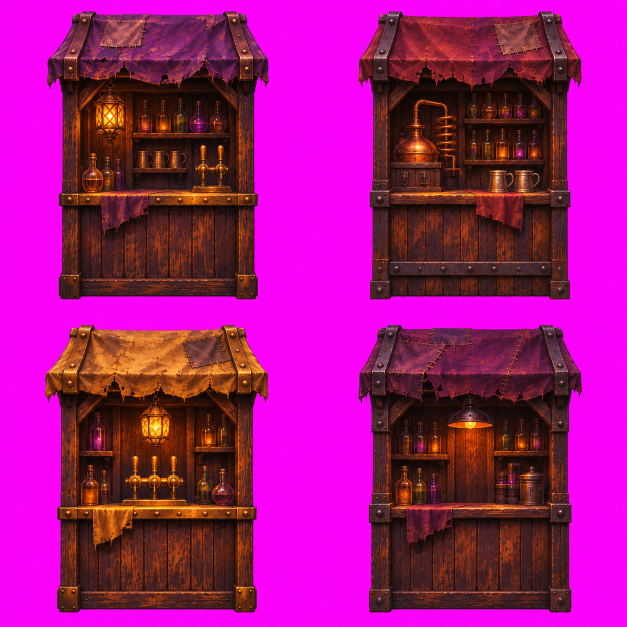
#> input picture sequel/art/painted_bt_src/street_bars_generated_20261109.png, 1254 x 1254 px (shown at 1/2 size)
$ python prepare_world_art.py
#> lines starting #> are read from the running program, lines starting #| are printed output that depends on the picture; after the words box and inside, x2 and y2 are one past the last pixel; in counts of white or black regions, pixels touching at a corner belong together
"""Deterministic split/key of generated static street bars; no resizing or repainting."""
from pathlib import Path
import json,hashlib
import numpy as np
from scipy import ndimage
from PIL import Image
ROOT=Path(__file__).resolve().parents[1]
src=ROOT/'art/painted_bt_src/street_bars_generated_20261109.png'
im=Image.open(src).convert('RGB');w,h=im.size;report=[]
#> further down, im is the input picture: PIL image 1254x1254 RGB; mean R, G, B 160, 22.2, 125.8
#> after `w, h = im.size`: w = 1254; h = 1254
for i,name in enumerate(['sbar_a','sbar_b','sbar_c','sbar_d']):
 x0=(i%2)*w//2;y0=(i//2)*h//2;x1=((i%2)+1)*w//2;y1=((i//2)+1)*h//2
 rgb=np.asarray(im.crop((x0,y0,x1,y1)));r,g,b=(rgb[:,:,j].astype(np.int16) for j in range(3))
 key=(r>180)&(b>180)&(g<100)&(r-g>110)&(b-g>110)
 labels,_=ndimage.label(key);edges=np.unique(np.concatenate([labels[0],labels[-1],labels[:,0],labels[:,-1]]));remove=np.isin(labels,edges[edges!=0])
 alpha=np.where(remove,0,255).astype(np.uint8);ys,xs=np.where(alpha>0)
 box=(max(0,int(xs.min())-2),max(0,int(ys.min())-2),min(rgb.shape[1],int(xs.max())+3),min(rgb.shape[0],int(ys.max())+3))
 out=Image.fromarray(np.dstack([rgb,alpha])).crop(box);dst=ROOT/'art/painted_bt'/f'{name}.png';out.save(dst,optimize=True)
 report.append({'asset':name,'source_cell':[x0,y0,x1,y1],'crop':box,'size':list(out.size),'resized':False,'sha256':hashlib.sha256(dst.read_bytes()).hexdigest()})
#> this loop made 4 passes
#> box on passes 1 to 4: (92, 21, 539, 601), (88, 21, 538, 601), (88, 21, 539, 600), (88, 21, 539, 600)
#> pass 1, `r, g, b = (rgb[:, :, j].astype(np.int16) for j in range(3))`:
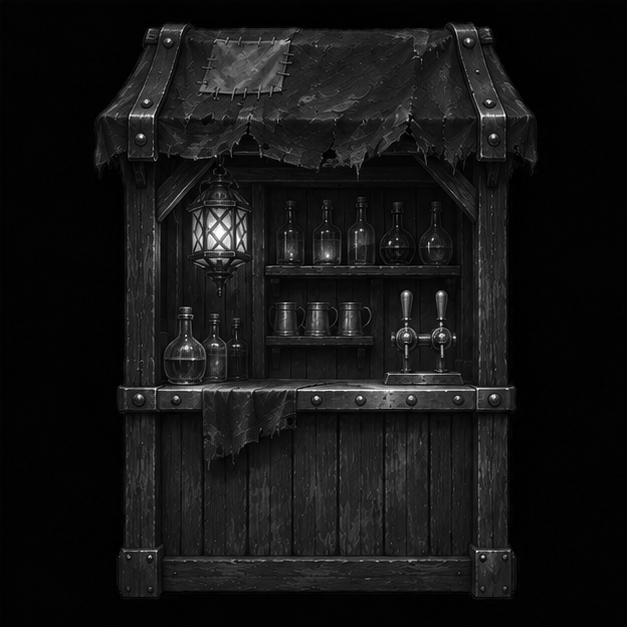
#> g: shape (627, 627) int16; min 0, max 255, mean 20.8
#> pass 1, `r, g, b = (rgb[:, :, j].astype(np.int16) for j in range(3))`:
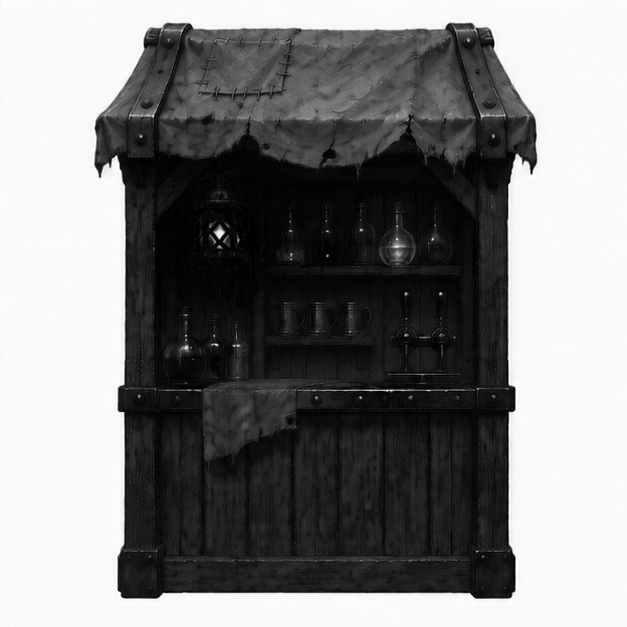
#> b: shape (627, 627) int16; min 0, max 255, mean 128.5
#> after the loop:
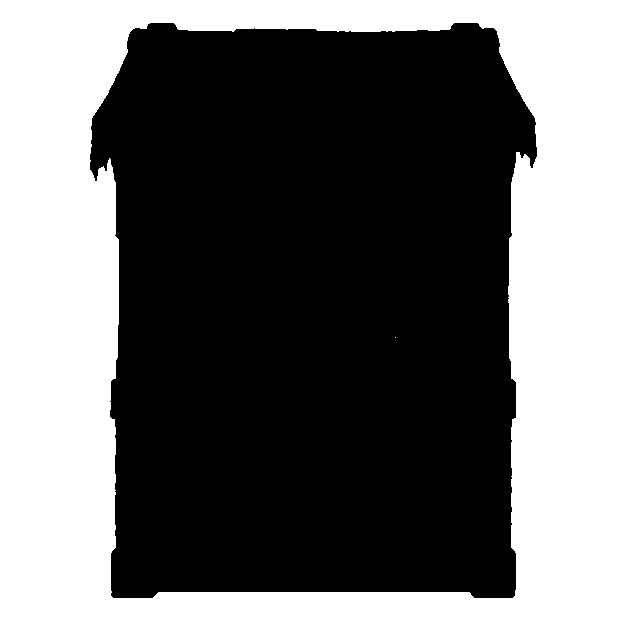
#> key: shape (627, 627) bool; 42.6% white; 2 white regions (1 under 20 px), largest, box (x1, y1, x2, y2) and area: (0, 0, 627, 627) 167550
#> after the loop:
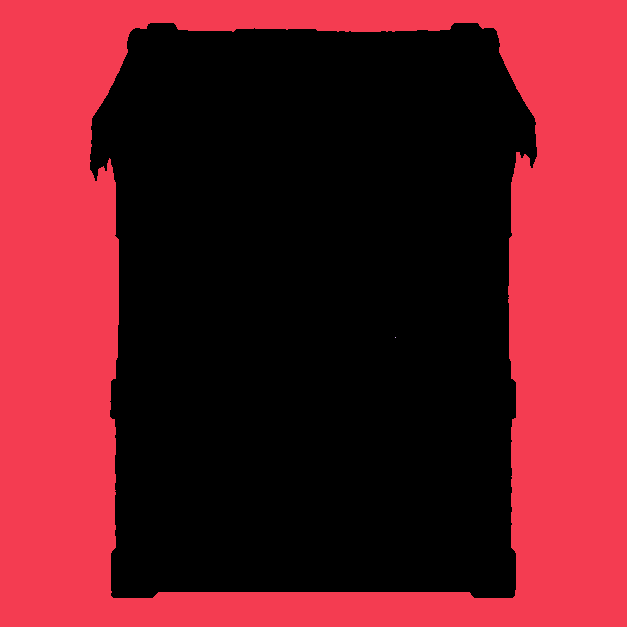
#> labels: shape (627, 627) int32; 3 distinct labels, from 0 to 2; one colour per label, 0 black
#> after the loop:
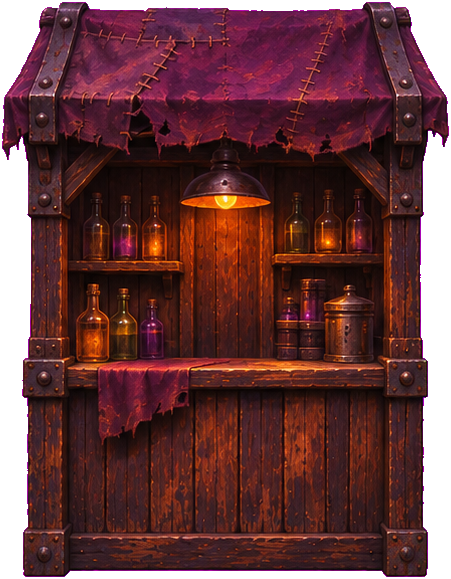
#> out: PIL image 451x579 RGBA; mean R, G, B, A 104.2, 27.9, 63.1, 220.3; transparent parts drawn white
#> after the loop: remove: shape (627, 627) bool; 42.6% white; 1 white region, box (x1, y1, x2, y2) and area: (0, 0, 627, 627) 167550
#> after the loop, report = 4 items
print(json.dumps({'source_size':[w,h],'source_sha256':hashlib.sha256(src.read_bytes()).hexdigest(),'assets':report},indent=2))
#> (printed output is left out)

# Reuse a clean painted cloth patch for the small remaining hanging cloth.
cloth=Image.open(ROOT/"art/painted_bt/sbar_a.png");cw,ch=cloth.size
#> after `cloth = Image.open(ROOT / 'art/painted_bt/sbar_a.png')`:
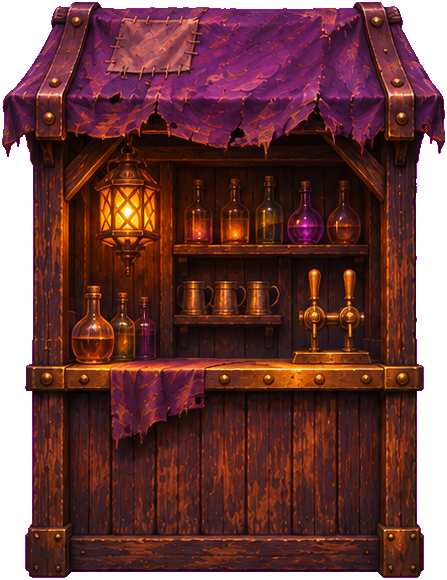
#> cloth: PIL image 447x580 RGBA; mean R, G, B, A 111.4, 30.4, 65.9, 217.2; transparent parts drawn white
#> after `cw, ch = cloth.size`: cw = 447; ch = 580
cloth.crop((int(cw*.25),int(ch*.045),int(cw*.72),int(ch*.17))).convert("RGB").save(ROOT/"art/painted_bt/tex_cloth.png")
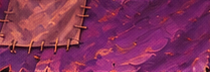
#> saved as tex_cloth.png: PIL image 210x72 RGB; mean R, G, B 132.2, 48.9, 90.7
